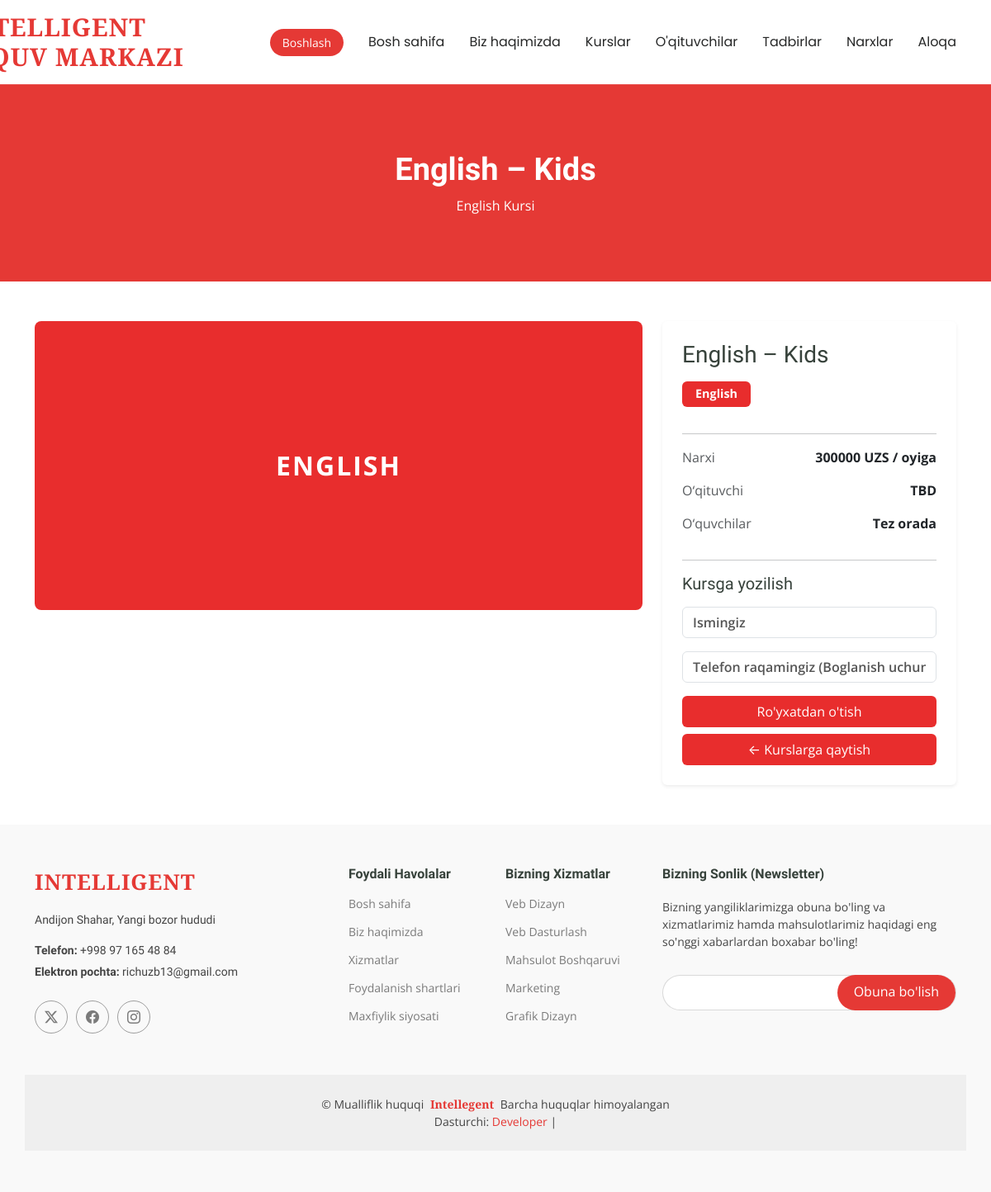
The app's page /course/3/ with its own data.
### main/models.py (models this page shows, shortened)
class Course(models.Model):
    title = models.CharField(max_length=200)
    category = models.CharField(max_length=100)
    price = models.DecimalField(max_digits=10, decimal_places=0)
    description = models.TextField()
    instructor_name = models.CharField(max_length=100)
    student_count = models.IntegerField(default=0)
    image = models.ImageField(upload_to='courses/images/', blank=True, null=True)

### main/views.py (the view, shortened to what this page needs)
# urls.py: path('course/<int:id>/', views.course_details, name='course-details'),
def course_details(request, id):
    course = get_object_or_404(Course, id=id)
    form = RegistrationForm()
    return render(request, 'course_details.html', {'course': course, 'form': form})

### main/forms.py
class RegistrationForm(forms.ModelForm):
    class Meta:
        model = Registration
        fields = ['name', 'phone']
        widgets = {
            'name': forms.TextInput(attrs={
                'class': 'form-control',
                'placeholder': 'Ismingiz'
            }),
            'phone': forms.TextInput(attrs={
            'class': 'form-control',
            'placeholder': 'Telefon raqamingiz (Boglanish uchun)',
            'type': 'tel',
            'pattern': '[0-9+\\s\\-]{7,15}',
            'title': "Faqat raqamlar kiriting",
            'oninput': 'this.value = this.value.replace(/[^0-9+\\s\\-]/g, "")',
        })
        }

### templates/course_details.html (shortened to what this page needs)
{% extends 'base.html' %}
{% load static %}
{% block content %}
<main class="main">
  <div class="page-title" data-aos="fade">
    <div class="heading">
      <div class="container">
        <div class="row d-flex justify-content-center text-center">
          <div class="col-lg-8">
            <h1>{{ course.title }}</h1>
            <p class="mb-0">{{ course.category }} Kursi</p>
          </div>
        </div>
      </div>
    </div>
  </div>
  <section class="py-5">
    <div class="container">
      <div class="row g-4">
        <div class="col-lg-8">
          {% if course.image_url %}
            <img src="{{ course.image_url }}" class="img-fluid rounded w-100" alt="{{ course.title }}">
          {% else %}
            <div style="
              background-color: #e82d2d;
              height: 350px;
              display: flex;
              align-items: center;
              justify-content: center;
              color: white;
              font-size: 2rem;
              font-weight: 700;
              letter-spacing: 2px;
              text-transform: uppercase;
              border-radius: 8px;
            ">{{ course.category }}</div>
          {% endif %}
        </div>
        <div class="col-lg-4">
          <div class="card shadow-sm border-0 p-4">
            <h3 class="mb-3">{{ course.title }}</h3>
            <div class="mb-3">
              <span class="badge text-white px-3 py-2" style="background-color: #e82d2d; font-size: 0.9rem;">
                {{ course.category }}
              </span>
            </div>
            <hr>
            <div class="d-flex justify-content-between mb-3">
              <span class="text-muted">Narxi</span>
              <strong>{{ course.price }} UZS / oyiga</strong>
            </div>
            <div class="d-flex justify-content-between mb-3">
              <span class="text-muted">O‘qituvchi</span>
              <strong>{{ course.instructor_name }}</strong>
            </div>
            <div class="d-flex justify-content-between mb-3">
              <span class="text-muted">O‘quvchilar</span>
              <strong>
                {% if course.student_count %}
                  {{ course.student_count }}
                {% else %}
                  Tez orada
                {% endif %}
              </strong>
            </div>
            <hr>
              <h5 class="mb-3">Kursga yozilish</h5>
              <form method="POST">
                  <div class="mb-3">
                      {{ form.name }}
                  </div>
                  <div class="mb-3">
                      {{ form.phone }}
                  </div>
                  <button type="submit" class="btn w-100 text-white" style="background-color: #e82d2d;">
                      Ro'yxatdan o'tish
                  </button>
              </form>
            <a href="{% url 'courses_page' %}" class="btn w-100 text-white mt-2" style="background-color: #e82d2d;">
              ← Kurslarga qaytish
            </a>
          </div>
        </div>
      </div>
    </div>
  </section>
</main>
{% endblock %}

### static/assets/css/main.css (style rules this page uses)
:root { --default-font: "Open Sans", system-ui, -apple-system, "Segoe UI", Roboto, "Helvetica Neue", Arial, "Noto Sans", "Liberation Sans", sans-serif, "Apple Color Emoji", "Segoe UI Emoji", "Segoe UI Symbol", "Noto Color Emoji"; --heading-font: "Raleway", sans-serif; --nav-font: "Poppins", sans-serif; }
:root { --background-color: #ffffff; --default-color: #444444; --heading-color: #37423b; --accent-color: #e53935; --surface-color: #ffffff; --contrast-color: #ffffff; }
:root { --nav-color: #272828; --nav-hover-color: #e53935; --nav-mobile-background-color: #ffffff; --nav-dropdown-background-color: #ffffff; --nav-dropdown-color: #272828; --nav-dropdown-hover-color: #e53935; }
:root { scroll-behavior: smooth; }
body { color: var(--default-color); background-color: var(--background-color); font-family: var(--default-font); }
a { color: var(--accent-color); text-decoration: none; transition: 0.3s; }
h1, h2, h3, h4, h5, h6 { color: var(--heading-color); font-family: var(--heading-font); }
.page-title { --default-color: var(--contrast-color); --background-color: var(--accent-color); --heading-color: var(--contrast-color); color: var(--default-color); background-color: var(--background-color); position: relative; }
.page-title .heading { padding: 80px 0; border-top: 1px solid color-mix(in srgb, var(--default-color), transparent 90%); }
.page-title .heading h1 { font-size: 38px; font-weight: 700; }
section, .section { color: var(--default-color); background-color: var(--background-color); padding: 60px 0; scroll-margin-top: 900px; overflow: clip; }

### templates/base.html (style rules this page uses)
.form-control::placeholder { color: #555 !important; font-weight: 600; opacity: 1; }

### records on screen
Course: title "English – Kids", category "English", category "ENGLISH", price "300000", instructor_name "TBD"
